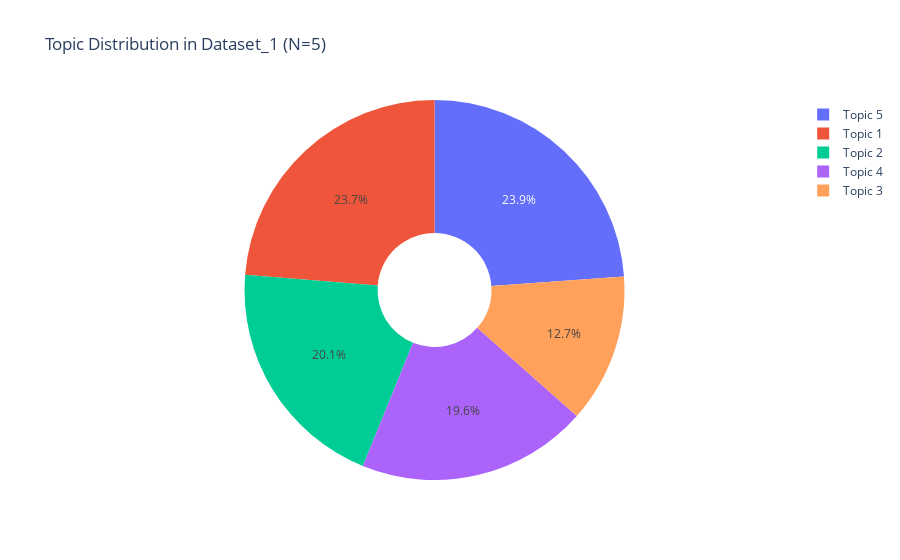
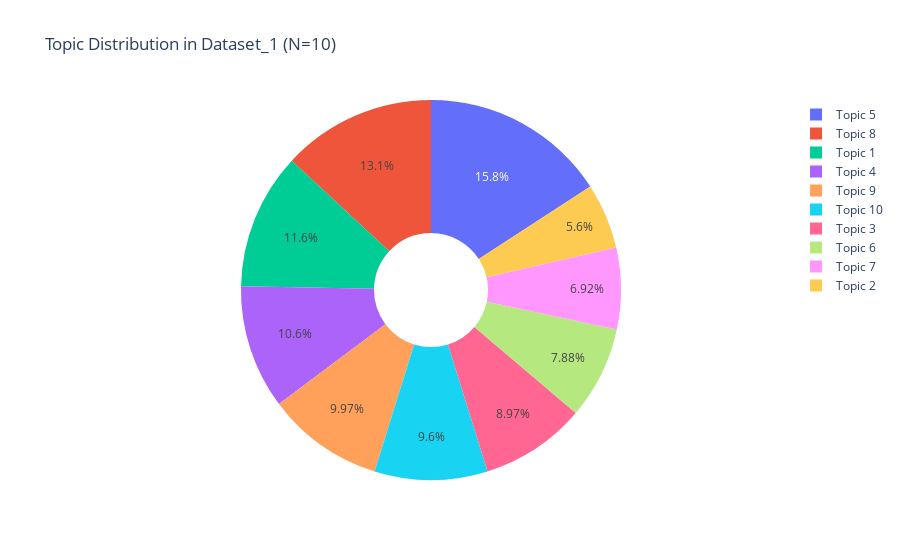
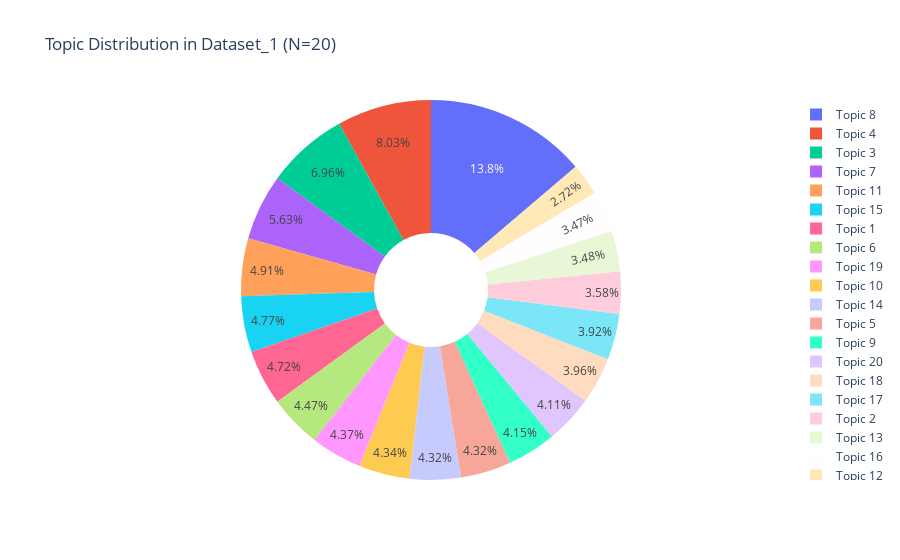
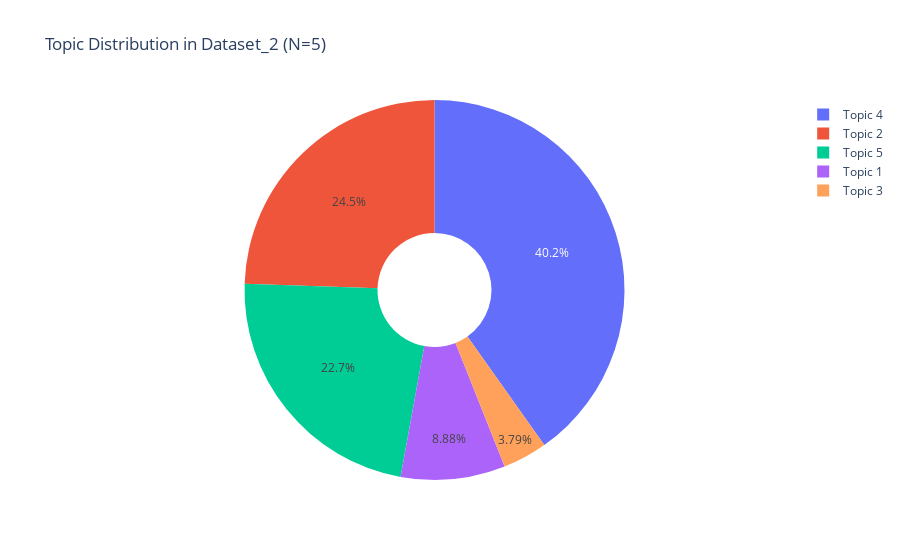

The notebook cell saved with these charts, in order:
### Code cell
# Importing the necessary libraries for data processing and plotting
import plotly.express as px
import plotly.io as pio
import os
from gensim import corpora
from gensim.models import LdaModel

# Function to save each plot as an HTML file
def save_figures_as_html(fig, num_topics, dataset_name, output_dir="./output/"):
    """
    Save each plot (donut chart) as an HTML file in the specified output directory.
    
    Parameters:
        fig (plotly.graph_objs._figure.Figure): The plotly figure to save.
        num_topics (int): The number of topics for the chart filename.
        dataset_name (str): Name of the dataset to include in the filename.
        output_dir (str): Directory where the HTML files should be saved.
    """
    # Ensure the output directory exists, if not, create it
    os.makedirs(output_dir, exist_ok=True)
    
    # Create a unique filename based on the dataset name and number of topics
    output_file = os.path.join(output_dir, f"{dataset_name}_topic_distribution_N{num_topics}.html")
    
    # Save the figure as HTML
    fig.write_html(output_file)
    print(f"Saved {output_file}")  # Output the location where the figure has been saved

# Function to apply LDA and plot donut charts for each dataset and number of topics
def apply_lda_and_plot_donut(data, num_topics_list, dataset_name="Dataset", output_dir="./output/"):
    """
    Apply LDA topic modeling to the given dataset, generate donut charts for different topic configurations, 
    and save them as HTML files.

    Parameters:
        data (pandas.DataFrame): The dataset containing the cleaned text.
        num_topics_list (list): List of integers representing the number of topics (e.g., [5, 10, 20, 50]).
        dataset_name (str): The name of the dataset (e.g., "Dataset 1").
        output_dir (str): Directory where the HTML files should be saved.
    """
    # Tokenize the cleaned text into words (tokens) for topic modeling
    texts = [text.split() for text in data['cleaned_text']]  # Splitting text into tokens
    
    # Create a dictionary and corpus for the dataset
    dictionary = corpora.Dictionary(texts)  # Creating a Gensim dictionary
    corpus = [dictionary.doc2bow(text) for text in texts]  # Corpus for LDA model

    # Loop through each number of topics and apply LDA
    for num_topics in num_topics_list:
        lda_model = LdaModel(corpus, num_topics=num_topics, id2word=dictionary, passes=15)  # LDA Model
        
        # Get the topic frequencies for each topic in the corpus
        topic_frequency = {i: 0 for i in range(num_topics)}
        for doc in corpus:
            topics = lda_model.get_document_topics(doc)  # Get topics for the document
            for topic_id, topic_prob in topics:
                topic_frequency[topic_id] += topic_prob  # Accumulate frequency of topics

        # Prepare data for plotting the donut chart
        topic_labels = [f"Topic {i+1}" for i in range(num_topics)]  # Topic labels
        topic_counts = [topic_frequency[i] for i in range(num_topics)]  # Topic frequencies

        # Create a donut chart using Plotly to visualize the topic distribution
        fig = px.pie(names=topic_labels, values=topic_counts, hole=0.3, 
                     title=f"Topic Distribution in {dataset_name} (N={num_topics})")

        # Save the donut chart as an HTML file using the helper function
        save_figures_as_html(fig, num_topics, dataset_name, output_dir)

        # Display the figure directly in the notebook for visualization
        pio.show(fig)

# List of topics configurations to apply: 5, 10, 20 topics
num_topics_list = [5, 10, 20]

# Apply LDA to both datasets and plot donut charts for each configuration
# Running for the first dataset
apply_lda_and_plot_donut(data, num_topics_list, dataset_name="Dataset_1")

# Running for the second dataset
apply_lda_and_plot_donut(data2, num_topics_list, dataset_name="Dataset_2")

### Figure 1 — Plotly figure (JSON) as saved in the notebook; plotly's stock layout.template omitted (floating-point values rounded to 4 significant figures)
{"data": [{"domain": {"x": [0, 1], "y": [0, 1]}, "hole": 0.3, "hovertemplate": "label=%{label}<br>value=%{value}<extra></extra>", "labels": ["Topic 1", "Topic 2", "Topic 3", "Topic 4", "Topic 5"], "legendgroup": "", "name": "", "showlegend": true, "type": "pie", "values": [1089.0, 923.3, 581.3, 900.8, 1095.0]}], "layout": {"legend": {"tracegroupgap": 0}, "title": {"text": "Topic Distribution in Dataset_1 (N=5)"}}}

### Figure 2 — Plotly figure (JSON) as saved in the notebook; plotly's stock layout.template omitted (floating-point values rounded to 4 significant figures)
{"data": [{"domain": {"x": [0, 1], "y": [0, 1]}, "hole": 0.3, "hovertemplate": "label=%{label}<br>value=%{value}<extra></extra>", "labels": ["Topic 1", "Topic 2", "Topic 3", "Topic 4", "Topic 5", "Topic 6", "Topic 7", "Topic 8", "Topic 9", "Topic 10"], "legendgroup": "", "name": "", "showlegend": true, "type": "pie", "values": [525.3, 253.7, 406.9, 478.7, 717.3, 357.0, 313.7, 593.4, 451.9, 435.4]}], "layout": {"legend": {"tracegroupgap": 0}, "title": {"text": "Topic Distribution in Dataset_1 (N=10)"}}}

### Figure 3 — Plotly figure (JSON) as saved in the notebook; plotly's stock layout.template omitted (floating-point values rounded to 4 significant figures)
{"data": [{"domain": {"x": [0, 1], "y": [0, 1]}, "hole": 0.3, "hovertemplate": "label=%{label}<br>value=%{value}<extra></extra>", "labels": ["Topic 1", "Topic 2", "Topic 3", "Topic 4", "Topic 5", "Topic 6", "Topic 7", "Topic 8", "Topic 9", "Topic 10", "Topic 11", "Topic 12", "Topic 13", "Topic 14", "Topic 15", "Topic 16", "Topic 17", "Topic 18", "Topic 19", "Topic 20"], "legendgroup": "", "name": "", "showlegend": true, "type": "pie", "values": [206.9, 156.9, 305.1, 351.8, 189.3, 196.0, 246.5, 603.1, 181.8, 190.1, 214.9, 119.0, 152.7, 189.4, 208.9, 152.0, 171.7, 173.7, 191.4, 180.0]}], "layout": {"legend": {"tracegroupgap": 0}, "title": {"text": "Topic Distribution in Dataset_1 (N=20)"}}}

### Figure 4 — Plotly figure (JSON) as saved in the notebook; plotly's stock layout.template omitted (floating-point values rounded to 4 significant figures)
{"data": [{"domain": {"x": [0, 1], "y": [0, 1]}, "hole": 0.3, "hovertemplate": "label=%{label}<br>value=%{value}<extra></extra>", "labels": ["Topic 1", "Topic 2", "Topic 3", "Topic 4", "Topic 5"], "legendgroup": "", "name": "", "showlegend": true, "type": "pie", "values": [1139.0, 3141.0, 486.1, 5158.0, 2908.0]}], "layout": {"legend": {"tracegroupgap": 0}, "title": {"text": "Topic Distribution in Dataset_2 (N=5)"}}}
